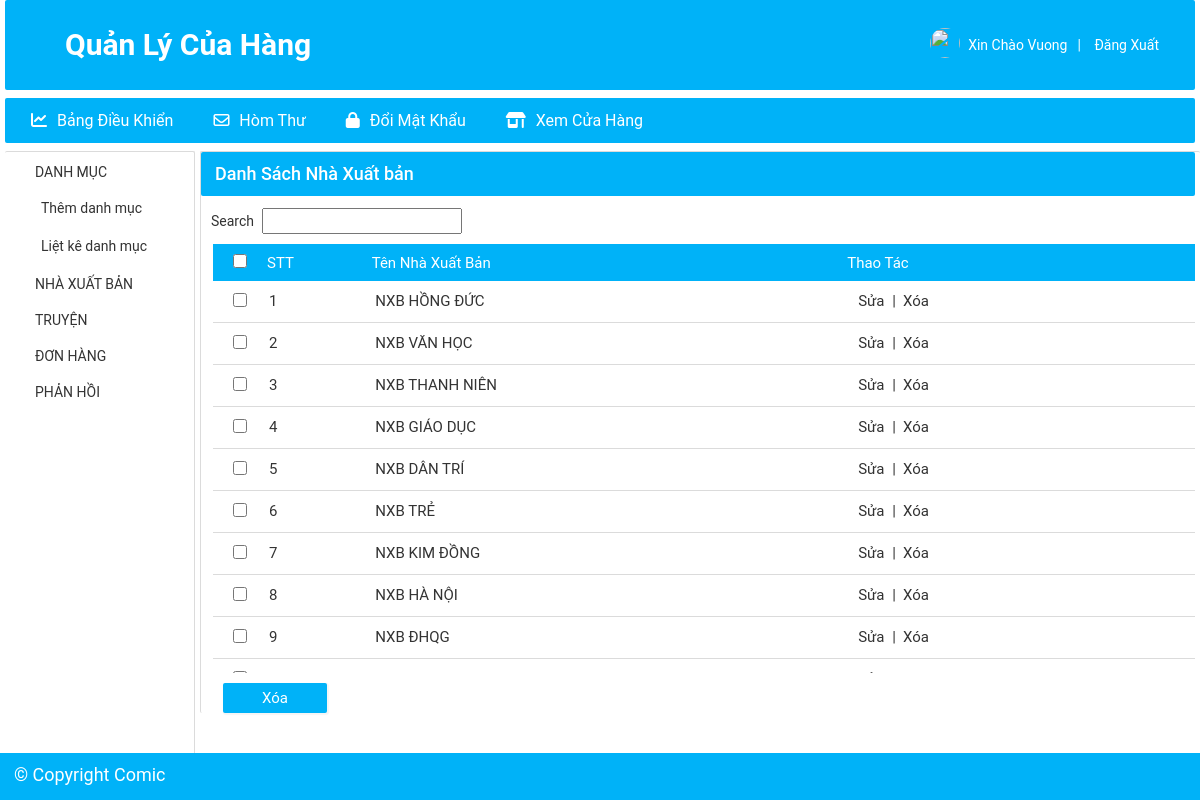
The page /admin/bandlist.php (signed in) on the database its author committed.
### tables this page shows
CREATE TABLE `tbl_brand` (
  `brandId` int(11) UNSIGNED NOT NULL,
  `brandName` varchar(255) NOT NULL
);

### lib/database.php (called while the page is built, shortened)
<?php
Class Database{
   public $host   = DB_HOST;
   public $user   = DB_USER;
   public $pass   = DB_PASS;
   public $dbname = DB_NAME;
   public $link;
private function connectDB(){
   $this->link = new mysqli($this->host, $this->user, $this->pass,
    $this->dbname);
 }
public function select($query){
  $result = $this->link->query($query) or
   die($this->link->error.__LINE__);
  if($result->num_rows > 0){
    return $result;
  } else {
    return false;
  }
 }
}

### admin/bandlist.php (the view, shortened to what this page needs)
<!DOCTYPE html>
<html lang="en">
<head>
    <link rel="stylesheet" href="../assets/css/base.css">
    <link rel="stylesheet" href="../assets/font/fontawesome-free-6.1.1/css/all.css">
    <link rel="stylesheet" href="./assets/css/list.css">
    <link rel="stylesheet" href="./assets/font/fontawesome-free-6.1.1/css/all.min.css">
</head>
<body>
<?php include '../classes/brand.php' ?>
<?php
    $brand = new brand();
?>
<?php
    include 'header_admin.php'
    ?>
    <div class="container__admin">
        <div class="grid_full-width">
            <div class="grid__row">
                <?php include 'sidebar.php';?>
                <div class="grid__column-10 container__body">
                    <div class="list">
                        <div class="container__heading">
                            <h2 class="container__title">
                                Danh Sách Nhà Xuất bản
                            </h2>
                        </div>
                        <div class="list__search">
                            <span class="list__search-title">
                                Search
                            </span>
                            <input type="text" class="list__input">
                        </div>
                        <form action="" method="post">
                            <div class="list__body">
                                <div class="list__body-table">
                                    <ul class="list__body-thead">
                                        <li class="list__body-th">
                                            <input type="checkbox" class="list-checkbox" id="checkbox-all" name='checkAll[]' value="<?php echo $result['brandId'] ?>">
                                        </li>
                                        <li class="list__body-th">STT</li>
                                        <li class="list__body-th">Tên Nhà Xuất Bản</li>
                                        <li class="list__body-th">Thao Tác</li>
                                    </ul>
                                    <div class="list__body-tbody">
                                    <?php
                                    $show_brand = $brand->show_brand();
                                    if($show_brand){
                                        $i = 0;
                                        while($result = $show_brand->fetch_assoc()){
                                            $i++;
                                     ?>
                                        <ul class="list__body-tr">
                                            <li class="list__body-td"><input class= "list-checkbox" type="checkbox" id="checkItem" name='check[]' value="<?php echo $result['brandId'] ?>"></li>
                                            <li class="list__body-td"><?php echo $i; ?></li>
                                            <li class="list__body-td upcase"><?php echo $result['brandName'] ?></li>
                                            <li class="list__body-td">
                                                <a href="bandedit.php?brandid=<?php echo $result['brandId'] ?>" class="list__body-link">Sửa</a>
                                                <a onclick = "return confirm('Bạn chắc chắn muốn xóa?')" href="?delid=<?php echo $result['brandId'] ?>" class="list__body-link list__body-link-seperate">Xóa</a>
                                            </li>
                                       </ul>
                                            <?php
                                                }
                                                }
                                                ?>
                                    </div>
                                </div>
                                <div class="delete__btn">
                                <button onclick = "return confirm('Bạn có chắc chắn muốn xóa những mục đã chọn?')" name="save"  class="btn btn-delete-all " type="submit"> Xóa </button>
                                </div>
                            </div>
                        </form>
                    </div>
                </div>
            </div>
        </div>
    </div>
    <?php
    include 'footer.php'
    ?>
</body>
</html>

### assets/css/base.css (style rules this page uses)
:root { --blue-color: rgb(0, 178, 248); --blue-hover :rgb(138, 210, 238); --primary-color:#d0011b; --white-color : #fff; --black-color : #000; --text-color : #333; --border-color : #dbdbdb; --star-color-gold: #FFCE3E; --navbar-heigh :34px; --header-heigh : 120px; --header-with-search-heigh:calc(var(--header-heigh) - var(--navbar-heigh)); }
* { box-sizing: inherit; }
html { font-size: 62.5%; line-height: 1.6rem; font-family: 'Roboto', sans-serif; box-sizing: border-box; }
.grid_full-width { width: 100%; }
.grid__row { display: flex; flex-wrap: wrap; margin-left: -5px; margin-right: -5px; }
.grid__column-10 { padding-left: 5px; padding-right: 5px; width: 83.3334%; }
.btn { min-width: 104px; height: 36px; text-decoration: none; border: none; border-radius: 2px; font-size: 1.5rem; padding: 0px 12px; cursor: pointer; color: var(--text-color); display:inline-flex; justify-content: center; align-items: center; line-height: 1.6rem; }
.container__admin { margin: 8px 5px 0; }
.container__body { margin-bottom: 54px; border-radius: 2px; border-top: 1px solid var(--border-color); border-left: 1px solid var(--border-color); padding: 0 5px 0 0 !important; }
.container__heading { border-radius: 2px; background-color: var(--blue-color); }
.container__title { margin: 0; padding: 14px; font-size: 1.8rem; font-weight: 500; color: var(--white-color); }

### admin/assets/css/list.css (style rules this page uses)
.list__search { flex: 1; display: flex; align-items: center; justify-content: start; margin: 12px 0 0 10px; }
.list__search-title { font-size: 1.4rem; color: var(--text-color); margin-right: 8px; }
.list__input { padding: 8px; font-size: 1.3rem; color: var(--text-color); height: 26px; width: 200px; outline: none; }
.list__body { padding: 10px 0 0 12px; }
.list__body-thead { padding: 0 35px 0 20px; list-style: none; background-color: var(--blue-color); margin: 0; display: flex; align-items: center; }
.list__body-tbody { height: 49vh; overflow-y: auto; }
.list__body-tr { padding: 0 20px; list-style: none; margin: 0; display: flex; border-bottom: 1px solid var(--border-color); }
.list__body-th { margin-right: 12px; padding: 10px 0; font-size: 1.5rem; color: var(--white-color); font-weight: 400; }
.list__body-th:nth-child(1) { margin-right: 0; }
.list__body-th:nth-child(2) { margin-left: 20px; width: 10%; }
.list__body-th:nth-child(3) { width: 50%; }
.list__body-th:nth-child(4) { width: 10%; }
.list__body-td { margin-right: 12px; padding: 12px 0; font-size: 1.5rem; color: var(--text-color); font-weight: 400; }
.list__body-td:nth-child(1) { margin-right: 0 ; }
.list__body-td:nth-child(2) { margin-left: 22px; width: 10%; }
.list__body-td:nth-child(3) { width: 50%; }
.list__body-td:nth-child(4) { width: 10%; }
.list__body-link, .order__list__body-td-link { text-decoration: none; color: var(--text-color); }
.list__body-link-seperate::before { margin-right: 7px; margin-left: 4px; content: "|"; color: var(--text-color); }
.list-checkbox { cursor: pointer; outline: none; height: 14px; width: 14px; }
.delete__btn { margin: 10px 0 0 10px; }
.btn.btn-delete-all { box-shadow: 1px 1px 1px 1px #f5f5f5 ; background-color: var(--blue-color); color: var(--white-color); height: 30px; }
.upcase { text-transform: uppercase; }

### rows shown on the page
tbl_brand: brandName "NXB HỒNG ĐỨC"
tbl_brand: brandName "NXB VĂN HỌC"
tbl_brand: brandName "NXB THANH NIÊN"
tbl_brand: brandName "NXB GIÁO DỤC"
tbl_brand: brandName "NXB DÂN TRÍ"
tbl_brand: brandName "NXB TRẺ"
tbl_brand: brandName "NXB KIM ĐỒNG"
tbl_brand: brandName "NXB HÀ NỘI"
tbl_brand: brandName "NXB ĐHQG"

### other values the page prints
Session::get('adminName') "Vuong"
